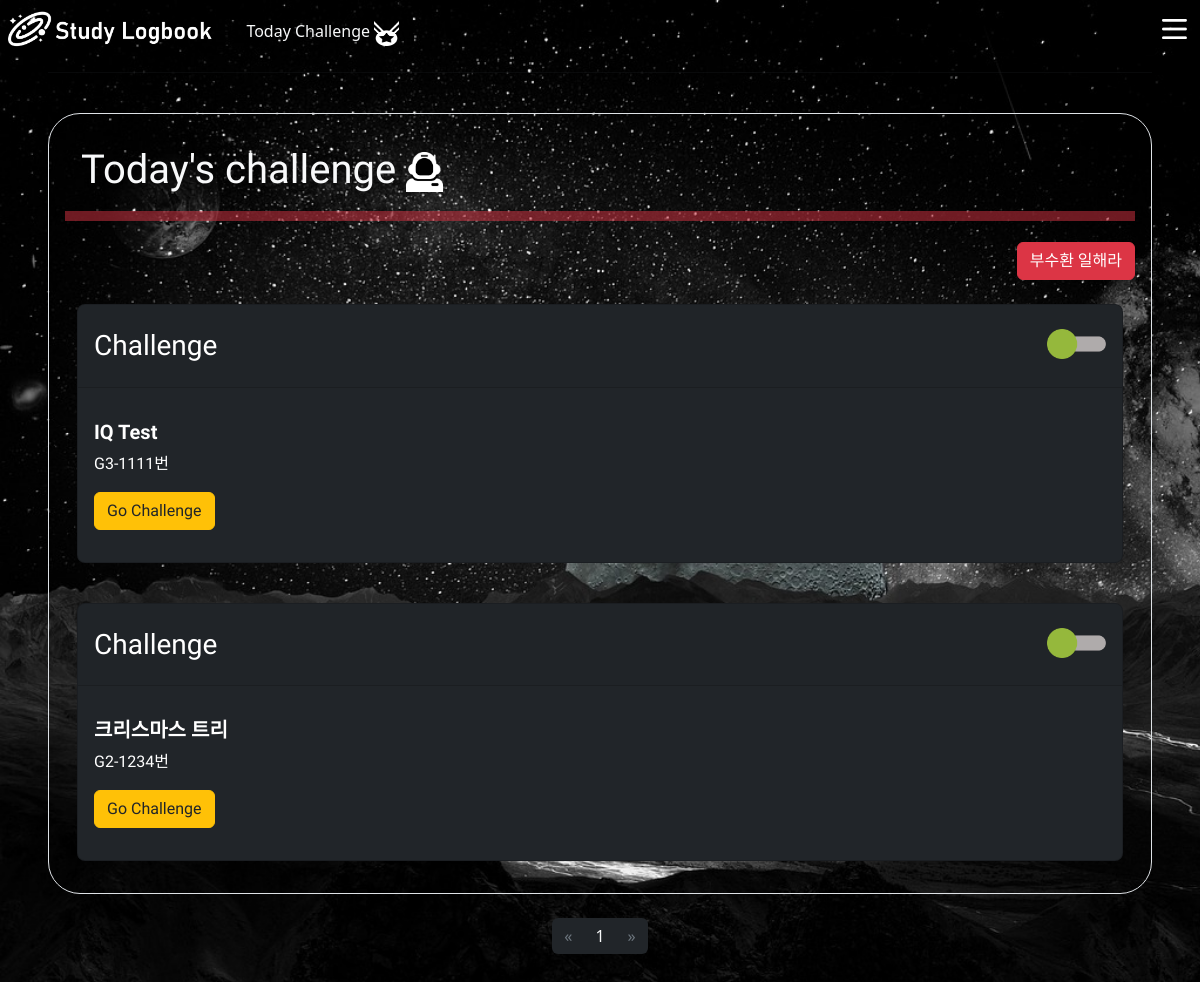
Page /challenges/index/ (signed in) on the committed database.
### challenges/models.py (models this page shows)
class Challenge(models.Model):
    title = models.CharField(max_length=20)
    problem = models.IntegerField()
    created_at = models.DateTimeField(auto_now_add=True)
    is_today = models.BooleanField(default=False)
    rank = models.CharField(max_length=5)

### challenges/views.py (the view)
# urls.py: path('index/', views.index, name='index'),
def index(request):
    if request.method == 'POST':
        form = ChallengeForm(request.POST)
        if form.is_valid():
            challenge = form.save(commit=False)
            problem = Problem.objects.get(problem_num=challenge.problem)
            challenge.rank = problem.rank
            challenge.title = problem.name
            form.save()
            return redirect('challenges:index')
    else:
        form = ChallengeForm()
    now = timezone.now()
    challenges = Challenge.objects.all().order_by('-created_at')
    for challenge in challenges:
        if challenge.created_at.date() == now.date():
            challenge.is_today = 1
        else:
            challenge.is_today = 0
    paginator = Paginator(challenges,3) # challenge 리스트 3개 단위로 잘라 보여줌
    page_number = request.GET.get('page')
    posts = paginator.get_page(page_number)
    context = {
        'challenges' : posts,
        'form' : form,
    }
    return render(request,'challenges/index.html',context)

### accounts/models.py (called while the page is built)
    @property
    def users(self):
        users = get_user_model().objects.all()
        return users

### challenges/templates/challenges/index.html (shortened to what this page needs)
{% extends "base.html" %}
{% load static %}
{% block content %}
<hr>
<br>
<div class="border bg-dark.bg-gradient p-3 rounded-5">
  <div>
    <h1 class="font text-light mx-3 mt-3 animate__animated animate__bounce">Today's challenge
      <img src="{% static "planet10.png" %}" alt="planet10" height="40px">
    </h1>
    <p class="placeholder-glow">
      <span class="placeholder col-12 bg-danger placeholder-xs" ></span>
    </p>
    <div class=' d-flex justify-content-end'>
    <button type="button" class="font btn btn-danger" id="btn_cursor" data-bs-toggle="modal" data-bs-target="#exampleModal">부수환 일해라
    </button></div>
  </div>
{% for challenge in challenges %}
<br>
  <div class='container'>
    <div class="card text-white bg-dark mb-3 rounded-3">
        <div class="card-header">
          <div class='d-flex justify-content-between'>
            <h3 class="my-3 font ">Challenge</h3>
            {% if challenge.is_today == 1 %}
            <img src="{% static "logo_on.png" %}" alt="" height='30px' width='auto' class="my-3">
            {% else %}
            <img src="{% static "logo_off.png" %}" alt="" height='30px' width='auto' class="my-3">
            {% endif %}
          </div>
        </div>
        <div class="card-body my-3">
          <h5 class="card-title fw-bold font">{{ challenge.title }}</h5>
          <p class="card-text font">{{challenge.rank}}-{{ challenge.problem }}번</p>
          <a href="{% url "challenges:detail" challenge.pk%}" class="font btn btn-warning text-dark mouse" >Go Challenge</a>
        </div>
    </div>
  </div>
{% endfor %}
</div>
<br>
<nav aria-label="Page navigation example" >
  <div class="">
    <ul class="pagination justify-content-center ">
      {% if challenges.has_previous %}
        <li class="page-item">
          <a class="page-link text-secondary bg-dark border-0" href="?page={{ challenges.previous_page_number }}">&laquo;</a>
        </li>
      {% else %}
        <li class="page-item disabled">
          <a class="page-link text-secondary bg-dark border-0" href="#" tabindex="-1" aria-disabled="True">&laquo;</a>
        </li>
      {% endif %}
      {% for i in challenges.paginator.page_range %}
        {% if challenges.number == i %}
          <li class="page-item active text-light bg-dark border-0" aria-current="page">
            <span class="page-link text-light bg-dark border-0">
              {{ i }}
            </span>
          </li>
        {% else %}
          <li class="page-item text-secondary bg-dark border-0"><a class="page-link text-secondary bg-dark border-0" href="?page={{ i }}">{{ i }}</a></li>
        {% endif %}
      {% endfor %}
      {% if challenges.has_next %}
        <li class="page-item">
          <a class="page-link text-secondary bg-dark border-0" href="?page={{ challenges.next_page_number }}">&raquo;</a>
        </li>
      {% else %}
        <li class="page-item disabled">
          <a class="page-link text-secondary bg-dark border-0" href="#" tabindex="-1" aria-disabled="True">&raquo;</a>
        </li>
      {% endif %}
    </ul>
  </div>
</nav>
{% endblock content %}

### static/style.css (style rules this page uses)
.container { display : flex; flex-direction: column; }
a,a:link { cursor: url(test_mouse.png) 2 2, auto; }
#btn_cursor { cursor: url(test_mouse.png) 2 2, auto; }
body { min-height: 100vh; background :url('background3.jpg') ; background-size : cover; cursor: url(test_mouse.png) 2 2, auto; }

### challenges/templates/challenges/index.html (style rules this page uses)
.font { font-family: 'Gowun Dodum', sans-serif; }

### rows in the picture
Challenge: is_today False (drawn), title "IQ Test", rank "G3", problem "1111"
Challenge: is_today False (drawn), title "크리스마스 트리", rank "G2", problem "1234"

### other values in the picture
{{ i }} "1"
